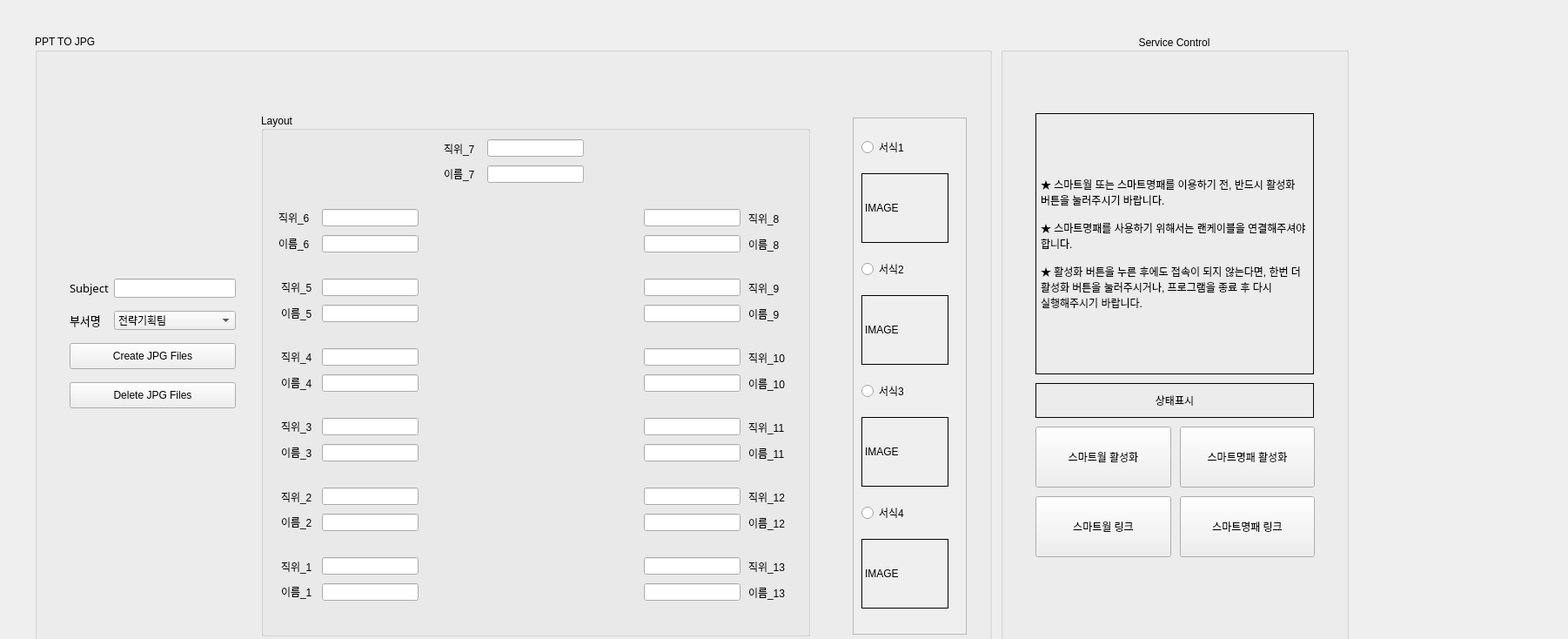
<?xml version="1.0" encoding="UTF-8"?>
<ui version="4.0">
 <class>Form</class>
 <widget class="QWidget" name="Form">
  <property name="geometry">
   <rect>
    <x>0</x>
    <y>0</y>
    <width>1802</width>
    <height>734</height>
   </rect>
  </property>
  <property name="windowTitle">
   <string>Form</string>
  </property>
  <property name="layoutDirection">
   <enum>Qt::LeftToRight</enum>
  </property>
  <widget class="QGroupBox" name="LeftBox">
   <property name="geometry">
    <rect>
     <x>40</x>
     <y>40</y>
     <width>1100</width>
     <height>761</height>
    </rect>
   </property>
   <property name="title">
    <string>PPT TO JPG</string>
   </property>
   <property name="checkable">
    <bool>false</bool>
   </property>
   <widget class="QWidget" name="layoutWidget">
    <property name="geometry">
     <rect>
      <x>40</x>
      <y>280</y>
      <width>191</width>
      <height>177</height>
     </rect>
    </property>
    <layout class="QFormLayout" name="createLayout">
     <property name="verticalSpacing">
      <number>15</number>
     </property>
     <item row="0" column="0">
      <widget class="QLabel" name="subjectLabel">
       <property name="font">
        <font>
         <family>맑은 고딕</family>
         <pointsize>10</pointsize>
        </font>
       </property>
       <property name="text">
        <string>Subject</string>
       </property>
      </widget>
     </item>
     <item row="0" column="1">
      <widget class="QLineEdit" name="subject"/>
     </item>
     <item row="2" column="0">
      <widget class="QLabel" name="deptLabel">
       <property name="font">
        <font>
         <family>맑은 고딕</family>
         <pointsize>10</pointsize>
        </font>
       </property>
       <property name="text">
        <string>부서명</string>
       </property>
      </widget>
     </item>
     <item row="2" column="1">
      <widget class="QComboBox" name="deptName">
       <item>
        <property name="text">
         <string>전략기획팀</string>
        </property>
       </item>
       <item>
        <property name="text">
         <string>경영지원팀</string>
        </property>
       </item>
       <item>
        <property name="text">
         <string>국내관광팀</string>
        </property>
       </item>
       <item>
        <property name="text">
         <string>해외마케팅팀</string>
        </property>
       </item>
       <item>
        <property name="text">
         <string>MICE뷰로</string>
        </property>
       </item>
       <item>
        <property name="text">
         <string>관광인프라팀</string>
        </property>
       </item>
       <item>
        <property name="text">
         <string>축제이벤트팀</string>
        </property>
       </item>
       <item>
        <property name="text">
         <string>운영팀</string>
        </property>
       </item>
       <item>
        <property name="text">
         <string>전시마케팅팀</string>
        </property>
       </item>
       <item>
        <property name="text">
         <string>컨벤션마케팅팀</string>
        </property>
       </item>
       <item>
        <property name="text">
         <string>전시사업팀</string>
        </property>
       </item>
       <item>
        <property name="text">
         <string>안전감사팀</string>
        </property>
       </item>
       <item>
        <property name="text">
         <string>관광기업지원센터</string>
        </property>
       </item>
       <item>
        <property name="text">
         <string>의료웰니스팀</string>
        </property>
       </item>
       <item>
        <property name="text">
         <string>섬발전지원센터</string>
        </property>
       </item>
       <item>
        <property name="text">
         <string>고객홍보팀</string>
        </property>
       </item>
       <item>
        <property name="text">
         <string>스마트관광팀</string>
        </property>
       </item>
       <item>
        <property name="text">
         <string>송도컨벤시아사업단</string>
        </property>
       </item>
      </widget>
     </item>
     <item row="4" column="0" colspan="2">
      <widget class="QPushButton" name="createBtn">
       <property name="minimumSize">
        <size>
         <width>0</width>
         <height>30</height>
        </size>
       </property>
       <property name="text">
        <string>Create JPG Files</string>
       </property>
      </widget>
     </item>
     <item row="5" column="0" colspan="2">
      <widget class="QPushButton" name="deleteBtn">
       <property name="minimumSize">
        <size>
         <width>0</width>
         <height>30</height>
        </size>
       </property>
       <property name="text">
        <string>Delete JPG Files</string>
       </property>
      </widget>
     </item>
    </layout>
   </widget>
   <widget class="QGroupBox" name="LayoutBox">
    <property name="geometry">
     <rect>
      <x>260</x>
      <y>90</y>
      <width>631</width>
      <height>601</height>
     </rect>
    </property>
    <property name="layoutDirection">
     <enum>Qt::LeftToRight</enum>
    </property>
    <property name="title">
     <string>Layout</string>
    </property>
    <property name="alignment">
     <set>Qt::AlignLeading|Qt::AlignLeft|Qt::AlignVCenter</set>
    </property>
    <widget class="QLineEdit" name="InputName_13">
     <property name="geometry">
      <rect>
       <x>440</x>
       <y>540</y>
       <width>111</width>
       <height>20</height>
      </rect>
     </property>
     <property name="text">
      <string/>
     </property>
    </widget>
    <widget class="QLineEdit" name="InputPos_8">
     <property name="geometry">
      <rect>
       <x>440</x>
       <y>110</y>
       <width>111</width>
       <height>20</height>
      </rect>
     </property>
     <property name="text">
      <string/>
     </property>
    </widget>
    <widget class="QLabel" name="posLabel_11">
     <property name="geometry">
      <rect>
       <x>560</x>
       <y>350</y>
       <width>51</width>
       <height>21</height>
      </rect>
     </property>
     <property name="text">
      <string>직위_11</string>
     </property>
    </widget>
    <widget class="QLineEdit" name="InputPos_11">
     <property name="geometry">
      <rect>
       <x>440</x>
       <y>350</y>
       <width>111</width>
       <height>20</height>
      </rect>
     </property>
     <property name="text">
      <string/>
     </property>
    </widget>
    <widget class="QLineEdit" name="InputPos_3">
     <property name="geometry">
      <rect>
       <x>70</x>
       <y>350</y>
       <width>111</width>
       <height>20</height>
      </rect>
     </property>
     <property name="text">
      <string/>
     </property>
    </widget>
    <widget class="QLineEdit" name="InputName_11">
     <property name="geometry">
      <rect>
       <x>440</x>
       <y>380</y>
       <width>111</width>
       <height>20</height>
      </rect>
     </property>
     <property name="text">
      <string/>
     </property>
    </widget>
    <widget class="QLineEdit" name="InputPos_10">
     <property name="geometry">
      <rect>
       <x>440</x>
       <y>270</y>
       <width>111</width>
       <height>20</height>
      </rect>
     </property>
     <property name="text">
      <string/>
     </property>
    </widget>
    <widget class="QLabel" name="posLabel_7">
     <property name="geometry">
      <rect>
       <x>210</x>
       <y>30</y>
       <width>41</width>
       <height>21</height>
      </rect>
     </property>
     <property name="text">
      <string>직위_7</string>
     </property>
    </widget>
    <widget class="QLabel" name="nameLabel_3">
     <property name="geometry">
      <rect>
       <x>23</x>
       <y>380</y>
       <width>41</width>
       <height>20</height>
      </rect>
     </property>
     <property name="text">
      <string>이름_3</string>
     </property>
    </widget>
    <widget class="QLabel" name="nameLabel_11">
     <property name="geometry">
      <rect>
       <x>560</x>
       <y>380</y>
       <width>51</width>
       <height>21</height>
      </rect>
     </property>
     <property name="text">
      <string>이름_11</string>
     </property>
    </widget>
    <widget class="QLabel" name="posLabel_5">
     <property name="geometry">
      <rect>
       <x>23</x>
       <y>190</y>
       <width>41</width>
       <height>20</height>
      </rect>
     </property>
     <property name="text">
      <string>직위_5</string>
     </property>
    </widget>
    <widget class="QLineEdit" name="InputName_4">
     <property name="geometry">
      <rect>
       <x>70</x>
       <y>300</y>
       <width>111</width>
       <height>20</height>
      </rect>
     </property>
     <property name="text">
      <string/>
     </property>
    </widget>
    <widget class="QLineEdit" name="InputPos_4">
     <property name="geometry">
      <rect>
       <x>70</x>
       <y>270</y>
       <width>111</width>
       <height>20</height>
      </rect>
     </property>
     <property name="text">
      <string/>
     </property>
    </widget>
    <widget class="QLabel" name="posLabel_8">
     <property name="geometry">
      <rect>
       <x>560</x>
       <y>110</y>
       <width>51</width>
       <height>21</height>
      </rect>
     </property>
     <property name="text">
      <string>직위_8</string>
     </property>
    </widget>
    <widget class="QLabel" name="posLabel_13">
     <property name="geometry">
      <rect>
       <x>560</x>
       <y>510</y>
       <width>51</width>
       <height>21</height>
      </rect>
     </property>
     <property name="text">
      <string>직위_13</string>
     </property>
    </widget>
    <widget class="QLineEdit" name="InputName_8">
     <property name="geometry">
      <rect>
       <x>440</x>
       <y>140</y>
       <width>111</width>
       <height>20</height>
      </rect>
     </property>
     <property name="text">
      <string/>
     </property>
    </widget>
    <widget class="QLabel" name="posLabel_2">
     <property name="geometry">
      <rect>
       <x>23</x>
       <y>430</y>
       <width>41</width>
       <height>21</height>
      </rect>
     </property>
     <property name="text">
      <string>직위_2</string>
     </property>
    </widget>
    <widget class="QLabel" name="nameLabel_5">
     <property name="geometry">
      <rect>
       <x>23</x>
       <y>220</y>
       <width>41</width>
       <height>20</height>
      </rect>
     </property>
     <property name="text">
      <string>이름_5</string>
     </property>
    </widget>
    <widget class="QLineEdit" name="InputName_7">
     <property name="geometry">
      <rect>
       <x>260</x>
       <y>60</y>
       <width>111</width>
       <height>20</height>
      </rect>
     </property>
     <property name="text">
      <string/>
     </property>
    </widget>
    <widget class="QLineEdit" name="InputName_6">
     <property name="geometry">
      <rect>
       <x>70</x>
       <y>140</y>
       <width>111</width>
       <height>20</height>
      </rect>
     </property>
     <property name="text">
      <string/>
     </property>
    </widget>
    <widget class="QLabel" name="nameLabel_12">
     <property name="geometry">
      <rect>
       <x>560</x>
       <y>460</y>
       <width>51</width>
       <height>21</height>
      </rect>
     </property>
     <property name="text">
      <string>이름_12</string>
     </property>
    </widget>
    <widget class="QLineEdit" name="InputPos_2">
     <property name="geometry">
      <rect>
       <x>70</x>
       <y>430</y>
       <width>111</width>
       <height>20</height>
      </rect>
     </property>
     <property name="text">
      <string/>
     </property>
    </widget>
    <widget class="QLineEdit" name="InputName_12">
     <property name="geometry">
      <rect>
       <x>440</x>
       <y>460</y>
       <width>111</width>
       <height>20</height>
      </rect>
     </property>
     <property name="text">
      <string/>
     </property>
    </widget>
    <widget class="QLabel" name="nameLabel_9">
     <property name="geometry">
      <rect>
       <x>560</x>
       <y>220</y>
       <width>51</width>
       <height>21</height>
      </rect>
     </property>
     <property name="text">
      <string>이름_9</string>
     </property>
    </widget>
    <widget class="QLabel" name="posLabel_4">
     <property name="geometry">
      <rect>
       <x>23</x>
       <y>270</y>
       <width>41</width>
       <height>20</height>
      </rect>
     </property>
     <property name="text">
      <string>직위_4</string>
     </property>
    </widget>
    <widget class="QLineEdit" name="InputPos_7">
     <property name="geometry">
      <rect>
       <x>260</x>
       <y>30</y>
       <width>111</width>
       <height>20</height>
      </rect>
     </property>
     <property name="text">
      <string/>
     </property>
    </widget>
    <widget class="QLineEdit" name="InputName_5">
     <property name="geometry">
      <rect>
       <x>70</x>
       <y>220</y>
       <width>111</width>
       <height>20</height>
      </rect>
     </property>
     <property name="text">
      <string/>
     </property>
    </widget>
    <widget class="QLabel" name="nameLabel_10">
     <property name="geometry">
      <rect>
       <x>560</x>
       <y>300</y>
       <width>51</width>
       <height>21</height>
      </rect>
     </property>
     <property name="text">
      <string>이름_10</string>
     </property>
    </widget>
    <widget class="QLabel" name="posLabel_9">
     <property name="geometry">
      <rect>
       <x>560</x>
       <y>190</y>
       <width>51</width>
       <height>21</height>
      </rect>
     </property>
     <property name="text">
      <string>직위_9</string>
     </property>
    </widget>
    <widget class="QLabel" name="posLabel_12">
     <property name="geometry">
      <rect>
       <x>560</x>
       <y>430</y>
       <width>51</width>
       <height>21</height>
      </rect>
     </property>
     <property name="text">
      <string>직위_12</string>
     </property>
    </widget>
    <widget class="QLineEdit" name="InputPos_5">
     <property name="geometry">
      <rect>
       <x>70</x>
       <y>190</y>
       <width>111</width>
       <height>20</height>
      </rect>
     </property>
     <property name="text">
      <string/>
     </property>
    </widget>
    <widget class="QLabel" name="nameLabel_8">
     <property name="geometry">
      <rect>
       <x>560</x>
       <y>140</y>
       <width>51</width>
       <height>21</height>
      </rect>
     </property>
     <property name="text">
      <string>이름_8</string>
     </property>
    </widget>
    <widget class="QLabel" name="posLabel_10">
     <property name="geometry">
      <rect>
       <x>560</x>
       <y>270</y>
       <width>51</width>
       <height>21</height>
      </rect>
     </property>
     <property name="text">
      <string>직위_10</string>
     </property>
    </widget>
    <widget class="QLineEdit" name="InputPos_1">
     <property name="geometry">
      <rect>
       <x>70</x>
       <y>510</y>
       <width>111</width>
       <height>20</height>
      </rect>
     </property>
     <property name="text">
      <string/>
     </property>
    </widget>
    <widget class="QLineEdit" name="InputName_9">
     <property name="geometry">
      <rect>
       <x>440</x>
       <y>220</y>
       <width>111</width>
       <height>20</height>
      </rect>
     </property>
     <property name="text">
      <string/>
     </property>
    </widget>
    <widget class="QLabel" name="posLabel_1">
     <property name="geometry">
      <rect>
       <x>23</x>
       <y>510</y>
       <width>41</width>
       <height>21</height>
      </rect>
     </property>
     <property name="text">
      <string>직위_1</string>
     </property>
    </widget>
    <widget class="QLabel" name="posLabel_3">
     <property name="geometry">
      <rect>
       <x>23</x>
       <y>350</y>
       <width>41</width>
       <height>20</height>
      </rect>
     </property>
     <property name="text">
      <string>직위_3</string>
     </property>
    </widget>
    <widget class="QLineEdit" name="InputPos_6">
     <property name="geometry">
      <rect>
       <x>70</x>
       <y>110</y>
       <width>111</width>
       <height>20</height>
      </rect>
     </property>
     <property name="text">
      <string/>
     </property>
    </widget>
    <widget class="QLabel" name="posLabel_6">
     <property name="geometry">
      <rect>
       <x>20</x>
       <y>110</y>
       <width>41</width>
       <height>20</height>
      </rect>
     </property>
     <property name="text">
      <string>직위_6</string>
     </property>
    </widget>
    <widget class="QLineEdit" name="InputName_2">
     <property name="geometry">
      <rect>
       <x>70</x>
       <y>460</y>
       <width>111</width>
       <height>20</height>
      </rect>
     </property>
     <property name="text">
      <string/>
     </property>
    </widget>
    <widget class="QLineEdit" name="InputName_1">
     <property name="geometry">
      <rect>
       <x>70</x>
       <y>540</y>
       <width>111</width>
       <height>20</height>
      </rect>
     </property>
     <property name="text">
      <string/>
     </property>
    </widget>
    <widget class="QLabel" name="nameLabel_6">
     <property name="geometry">
      <rect>
       <x>20</x>
       <y>140</y>
       <width>41</width>
       <height>20</height>
      </rect>
     </property>
     <property name="text">
      <string>이름_6</string>
     </property>
    </widget>
    <widget class="QLineEdit" name="InputName_3">
     <property name="geometry">
      <rect>
       <x>70</x>
       <y>380</y>
       <width>111</width>
       <height>20</height>
      </rect>
     </property>
     <property name="text">
      <string/>
     </property>
    </widget>
    <widget class="QLineEdit" name="InputPos_13">
     <property name="geometry">
      <rect>
       <x>440</x>
       <y>510</y>
       <width>111</width>
       <height>20</height>
      </rect>
     </property>
     <property name="text">
      <string/>
     </property>
    </widget>
    <widget class="QLabel" name="nameLabel_13">
     <property name="geometry">
      <rect>
       <x>560</x>
       <y>540</y>
       <width>51</width>
       <height>21</height>
      </rect>
     </property>
     <property name="text">
      <string>이름_13</string>
     </property>
    </widget>
    <widget class="QLabel" name="nameLabel_4">
     <property name="geometry">
      <rect>
       <x>23</x>
       <y>300</y>
       <width>41</width>
       <height>20</height>
      </rect>
     </property>
     <property name="text">
      <string>이름_4</string>
     </property>
    </widget>
    <widget class="QLineEdit" name="InputPos_9">
     <property name="geometry">
      <rect>
       <x>440</x>
       <y>190</y>
       <width>111</width>
       <height>20</height>
      </rect>
     </property>
     <property name="text">
      <string/>
     </property>
    </widget>
    <widget class="QLabel" name="nameLabel_2">
     <property name="geometry">
      <rect>
       <x>23</x>
       <y>460</y>
       <width>41</width>
       <height>20</height>
      </rect>
     </property>
     <property name="text">
      <string>이름_2</string>
     </property>
    </widget>
    <widget class="QLineEdit" name="InputName_10">
     <property name="geometry">
      <rect>
       <x>440</x>
       <y>300</y>
       <width>111</width>
       <height>20</height>
      </rect>
     </property>
     <property name="text">
      <string/>
     </property>
    </widget>
    <widget class="QLabel" name="nameLabel_7">
     <property name="geometry">
      <rect>
       <x>210</x>
       <y>60</y>
       <width>41</width>
       <height>20</height>
      </rect>
     </property>
     <property name="text">
      <string>이름_7</string>
     </property>
    </widget>
    <widget class="QLabel" name="nameLabel_1">
     <property name="geometry">
      <rect>
       <x>23</x>
       <y>540</y>
       <width>41</width>
       <height>20</height>
      </rect>
     </property>
     <property name="text">
      <string>이름_1</string>
     </property>
    </widget>
    <widget class="QLineEdit" name="InputPos_12">
     <property name="geometry">
      <rect>
       <x>440</x>
       <y>430</y>
       <width>111</width>
       <height>20</height>
      </rect>
     </property>
     <property name="text">
      <string/>
     </property>
    </widget>
   </widget>
   <widget class="QScrollArea" name="formSelect_scrollArea">
    <property name="geometry">
     <rect>
      <x>940</x>
      <y>95</y>
      <width>131</width>
      <height>594</height>
     </rect>
    </property>
    <property name="layoutDirection">
     <enum>Qt::LeftToRight</enum>
    </property>
    <property name="autoFillBackground">
     <bool>false</bool>
    </property>
    <property name="verticalScrollBarPolicy">
     <enum>Qt::ScrollBarAsNeeded</enum>
    </property>
    <property name="widgetResizable">
     <bool>true</bool>
    </property>
    <property name="alignment">
     <set>Qt::AlignLeading|Qt::AlignLeft|Qt::AlignVCenter</set>
    </property>
    <widget class="QWidget" name="scrollAreaWidgetContents">
     <property name="geometry">
      <rect>
       <x>0</x>
       <y>0</y>
       <width>109</width>
       <height>592</height>
      </rect>
     </property>
     <layout class="QVBoxLayout" name="verticalLayout">
      <item>
       <widget class="QRadioButton" name="radioBtn_1">
        <property name="text">
         <string>서식1</string>
        </property>
       </widget>
      </item>
      <item>
       <widget class="QLabel" name="image1">
        <property name="sizePolicy">
         <sizepolicy hsizetype="Fixed" vsizetype="Fixed">
          <horstretch>0</horstretch>
          <verstretch>0</verstretch>
         </sizepolicy>
        </property>
        <property name="minimumSize">
         <size>
          <width>100</width>
          <height>80</height>
         </size>
        </property>
        <property name="frameShape">
         <enum>QFrame::Box</enum>
        </property>
        <property name="text">
         <string>IMAGE</string>
        </property>
       </widget>
      </item>
      <item>
       <widget class="QRadioButton" name="radioBtn_2">
        <property name="text">
         <string>서식2</string>
        </property>
       </widget>
      </item>
      <item>
       <widget class="QLabel" name="image2">
        <property name="sizePolicy">
         <sizepolicy hsizetype="Fixed" vsizetype="Fixed">
          <horstretch>0</horstretch>
          <verstretch>0</verstretch>
         </sizepolicy>
        </property>
        <property name="minimumSize">
         <size>
          <width>100</width>
          <height>80</height>
         </size>
        </property>
        <property name="frameShape">
         <enum>QFrame::Box</enum>
        </property>
        <property name="text">
         <string>IMAGE</string>
        </property>
       </widget>
      </item>
      <item>
       <widget class="QRadioButton" name="radioBtn_3">
        <property name="text">
         <string>서식3</string>
        </property>
       </widget>
      </item>
      <item>
       <widget class="QLabel" name="image3">
        <property name="sizePolicy">
         <sizepolicy hsizetype="Fixed" vsizetype="Fixed">
          <horstretch>0</horstretch>
          <verstretch>0</verstretch>
         </sizepolicy>
        </property>
        <property name="minimumSize">
         <size>
          <width>100</width>
          <height>80</height>
         </size>
        </property>
        <property name="frameShape">
         <enum>QFrame::Box</enum>
        </property>
        <property name="text">
         <string>IMAGE</string>
        </property>
       </widget>
      </item>
      <item>
       <widget class="QRadioButton" name="radioBtn_4">
        <property name="text">
         <string>서식4</string>
        </property>
       </widget>
      </item>
      <item>
       <widget class="QLabel" name="image4">
        <property name="sizePolicy">
         <sizepolicy hsizetype="Fixed" vsizetype="Fixed">
          <horstretch>0</horstretch>
          <verstretch>0</verstretch>
         </sizepolicy>
        </property>
        <property name="minimumSize">
         <size>
          <width>100</width>
          <height>80</height>
         </size>
        </property>
        <property name="frameShape">
         <enum>QFrame::Box</enum>
        </property>
        <property name="text">
         <string>IMAGE</string>
        </property>
       </widget>
      </item>
     </layout>
    </widget>
   </widget>
   <zorder>LayoutBox</zorder>
   <zorder>layoutWidget</zorder>
   <zorder>formSelect_scrollArea</zorder>
  </widget>
  <widget class="QGroupBox" name="RightBox">
   <property name="geometry">
    <rect>
     <x>1150</x>
     <y>40</y>
     <width>400</width>
     <height>761</height>
    </rect>
   </property>
   <property name="sizePolicy">
    <sizepolicy hsizetype="Fixed" vsizetype="Preferred">
     <horstretch>0</horstretch>
     <verstretch>0</verstretch>
    </sizepolicy>
   </property>
   <property name="minimumSize">
    <size>
     <width>400</width>
     <height>0</height>
    </size>
   </property>
   <property name="title">
    <string>Service Control</string>
   </property>
   <property name="alignment">
    <set>Qt::AlignCenter</set>
   </property>
   <widget class="QLabel" name="menualArea">
    <property name="geometry">
     <rect>
      <x>40</x>
      <y>90</y>
      <width>320</width>
      <height>300</height>
     </rect>
    </property>
    <property name="sizePolicy">
     <sizepolicy hsizetype="Fixed" vsizetype="Fixed">
      <horstretch>0</horstretch>
      <verstretch>0</verstretch>
     </sizepolicy>
    </property>
    <property name="minimumSize">
     <size>
      <width>320</width>
      <height>200</height>
     </size>
    </property>
    <property name="styleSheet">
     <string notr="true">font: 10pt &quot;맑은 고딕&quot;;</string>
    </property>
    <property name="frameShape">
     <enum>QFrame::Box</enum>
    </property>
    <property name="text">
     <string>★ 스마트월 또는 스마트명패를 이용하기 전, 반드시 활성화 버튼을 눌러주시기 바랍니다.

★ 스마트명패를 사용하기 위해서는 랜케이블을 연결해주셔야 합니다.

★ 활성화 버튼을 누른 후에도 접속이 되지 않는다면, 한번 더 활성화 버튼을 눌러주시거나, 프로그램을 종료 후 다시 실행해주시기 바랍니다.</string>
    </property>
    <property name="textFormat">
     <enum>Qt::AutoText</enum>
    </property>
    <property name="scaledContents">
     <bool>false</bool>
    </property>
    <property name="alignment">
     <set>Qt::AlignLeading|Qt::AlignLeft|Qt::AlignVCenter</set>
    </property>
    <property name="wordWrap">
     <bool>true</bool>
    </property>
    <property name="margin">
     <number>16</number>
    </property>
    <property name="indent">
     <number>5</number>
    </property>
   </widget>
   <widget class="QLabel" name="statusLabel">
    <property name="geometry">
     <rect>
      <x>40</x>
      <y>400</y>
      <width>320</width>
      <height>40</height>
     </rect>
    </property>
    <property name="minimumSize">
     <size>
      <width>320</width>
      <height>0</height>
     </size>
    </property>
    <property name="frameShape">
     <enum>QFrame::Box</enum>
    </property>
    <property name="text">
     <string>상태표시</string>
    </property>
    <property name="textFormat">
     <enum>Qt::AutoText</enum>
    </property>
    <property name="alignment">
     <set>Qt::AlignCenter</set>
    </property>
   </widget>
   <widget class="QWidget" name="layoutWidget">
    <property name="geometry">
     <rect>
      <x>40</x>
      <y>440</y>
      <width>321</width>
      <height>172</height>
     </rect>
    </property>
    <layout class="QVBoxLayout" name="btnGroupLayout">
     <property name="spacing">
      <number>0</number>
     </property>
     <item>
      <layout class="QHBoxLayout" name="upBtnLayout">
       <property name="spacing">
        <number>10</number>
       </property>
       <item>
        <widget class="QPushButton" name="wallActivBtn">
         <property name="minimumSize">
          <size>
           <width>0</width>
           <height>70</height>
          </size>
         </property>
         <property name="text">
          <string>스마트월 활성화</string>
         </property>
        </widget>
       </item>
       <item>
        <widget class="QPushButton" name="nameActivBtn">
         <property name="minimumSize">
          <size>
           <width>0</width>
           <height>70</height>
          </size>
         </property>
         <property name="text">
          <string>스마트명패 활성화</string>
         </property>
        </widget>
       </item>
      </layout>
     </item>
     <item>
      <layout class="QHBoxLayout" name="bottomBtnLayout">
       <property name="spacing">
        <number>10</number>
       </property>
       <item>
        <widget class="QPushButton" name="wallLinkBtn">
         <property name="minimumSize">
          <size>
           <width>0</width>
           <height>70</height>
          </size>
         </property>
         <property name="text">
          <string>스마트월 링크</string>
         </property>
        </widget>
       </item>
       <item>
        <widget class="QPushButton" name="nameLinkBtn">
         <property name="minimumSize">
          <size>
           <width>0</width>
           <height>70</height>
          </size>
         </property>
         <property name="text">
          <string>스마트명패 링크</string>
         </property>
        </widget>
       </item>
      </layout>
     </item>
    </layout>
   </widget>
  </widget>
 </widget>
 <tabstops>
  <tabstop>InputPos_6</tabstop>
  <tabstop>InputName_6</tabstop>
  <tabstop>InputPos_5</tabstop>
  <tabstop>InputName_5</tabstop>
  <tabstop>InputPos_4</tabstop>
  <tabstop>InputName_4</tabstop>
  <tabstop>InputPos_3</tabstop>
  <tabstop>InputName_3</tabstop>
  <tabstop>InputPos_2</tabstop>
  <tabstop>InputName_2</tabstop>
  <tabstop>InputPos_1</tabstop>
  <tabstop>InputName_1</tabstop>
  <tabstop>InputPos_8</tabstop>
  <tabstop>InputName_8</tabstop>
  <tabstop>InputPos_9</tabstop>
  <tabstop>InputName_9</tabstop>
  <tabstop>InputPos_10</tabstop>
  <tabstop>InputName_10</tabstop>
  <tabstop>InputPos_11</tabstop>
  <tabstop>InputName_11</tabstop>
  <tabstop>InputPos_12</tabstop>
  <tabstop>InputName_12</tabstop>
  <tabstop>InputPos_13</tabstop>
  <tabstop>InputName_13</tabstop>
  <tabstop>InputPos_7</tabstop>
  <tabstop>InputName_7</tabstop>
  <tabstop>createBtn</tabstop>
  <tabstop>subject</tabstop>
  <tabstop>deleteBtn</tabstop>
  <tabstop>formSelect_scrollArea</tabstop>
  <tabstop>deptName</tabstop>
  <tabstop>radioBtn_1</tabstop>
  <tabstop>radioBtn_2</tabstop>
  <tabstop>radioBtn_3</tabstop>
  <tabstop>radioBtn_4</tabstop>
  <tabstop>wallActivBtn</tabstop>
  <tabstop>nameActivBtn</tabstop>
  <tabstop>wallLinkBtn</tabstop>
  <tabstop>nameLinkBtn</tabstop>
 </tabstops>
 <resources/>
 <connections/>
</ui>
